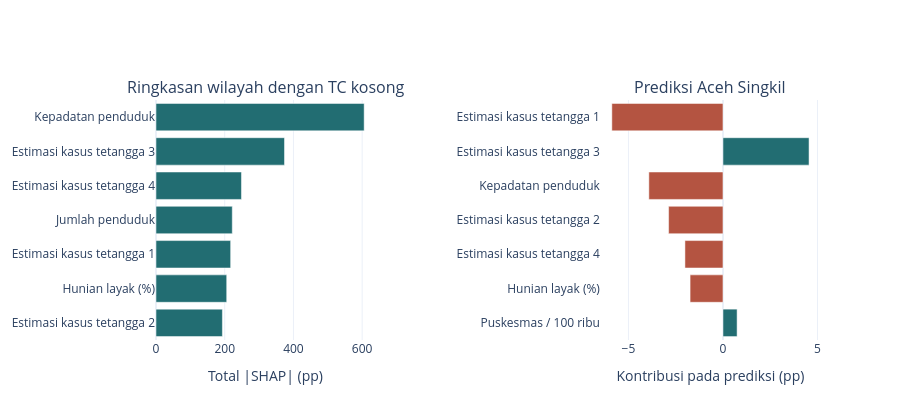

The cell this chart's notebook holds for it:
### Code cell
LABELS = {
    "penduduk_jiwa": "Jumlah penduduk",
    "kepadatan_jiwa_km2": "Kepadatan penduduk",
    "penduduk_miskin_pct": "Penduduk miskin (%)",
    "rt_hunian_layak_pct": "Hunian layak (%)",
    "puskesmas_per_100rb_penduduk": "Puskesmas / 100 ribu",
    "wilayah_kota": "Status kota",
}
for position in range(1, MAX_NEIGHBORS + 1):
    LABELS[f"kasus_tetangga_{position}"] = f"Estimasi kasus tetangga {position}"
    LABELS[f"laju_tetangga_{position}"] = f"Laju insiden tetangga {position}"

global_bars = importance.head(7).iloc[::-1]
local_bars = local_explanation["kontribusi_pp"].head(7).iloc[::-1]
fig = make_subplots(
    rows=1, cols=2,
    subplot_titles=("Ringkasan wilayah dengan TC kosong", f"Prediksi {example_name}"),
    horizontal_spacing=0.34,
)
fig.add_trace(go.Bar(
    x=global_bars.to_numpy(), y=[LABELS[key] for key in global_bars.index],
    orientation="h", marker_color="#226d72", hovertemplate="%{y}<br>%{x:.2f} pp<extra></extra>",
), row=1, col=1)
fig.add_trace(go.Bar(
    x=local_bars.to_numpy(), y=[LABELS[key] for key in local_bars.index],
    orientation="h", marker_color=["#226d72" if value >= 0 else "#b45441" for value in local_bars],
    hovertemplate="%{y}<br>%{x:+.2f} pp<extra></extra>",
), row=1, col=2)
fig.update_xaxes(title_text="Total |SHAP| (pp)", row=1, col=1)
fig.update_xaxes(title_text="Kontribusi pada prediksi (pp)", zeroline=True, row=1, col=2)
fig.update_yaxes(automargin=True)
fig.update_layout(height=420, showlegend=False, template="plotly_white")
display({
    "application/vnd.plotly.v1+json": json.loads(fig.to_json()),
    "text/plain": "Grafik SHAP global dan contoh lokal. Nilai lengkap tersedia di tabel.",
}, raw=True)

### Figure 1 — Plotly figure (JSON) as saved in the notebook; plotly's stock layout.template omitted (floating-point values rounded to 4 significant figures)
{"data": [{"hovertemplate": "%{y}<br>%{x:.2f} pp<extra></extra>", "marker": {"color": "#226d72"}, "orientation": "h", "type": "bar", "x": [193.3, 205.8, 217.2, 222.0, 248.7, 373.9, 605.8], "xaxis": "x", "y": ["Estimasi kasus tetangga 2", "Hunian layak (%)", "Estimasi kasus tetangga 1", "Jumlah penduduk", "Estimasi kasus tetangga 4", "Estimasi kasus tetangga 3", "Kepadatan penduduk"], "yaxis": "y"}, {"hovertemplate": "%{y}<br>%{x:+.2f} pp<extra></extra>", "marker": {"color": ["#226d72", "#b45441", "#b45441", "#b45441", "#b45441", "#226d72", "#b45441"]}, "orientation": "h", "type": "bar", "x": [0.7473, -1.739, -2.012, -2.876, -3.92, 4.553, -5.878], "xaxis": "x2", "y": ["Puskesmas / 100 ribu", "Hunian layak (%)", "Estimasi kasus tetangga 4", "Estimasi kasus tetangga 2", "Kepadatan penduduk", "Estimasi kasus tetangga 3", "Estimasi kasus tetangga 1"], "yaxis": "y2"}], "layout": {"annotations": [{"font": {"size": 16}, "showarrow": false, "text": "Ringkasan wilayah dengan TC kosong", "x": 0.165, "xanchor": "center", "xref": "paper", "y": 1, "yanchor": "bottom", "yref": "paper"}, {"font": {"size": 16}, "showarrow": false, "text": "Prediksi Aceh Singkil", "x": 0.835, "xanchor": "center", "xref": "paper", "y": 1, "yanchor": "bottom", "yref": "paper"}], "height": 420, "showlegend": false, "xaxis": {"anchor": "y", "domain": [0, 0.33], "title": {"text": "Total |SHAP| (pp)"}}, "xaxis2": {"anchor": "y2", "domain": [0.67, 1.0], "title": {"text": "Kontribusi pada prediksi (pp)"}, "zeroline": true}, "yaxis": {"anchor": "x", "automargin": true, "domain": [0, 1]}, "yaxis2": {"anchor": "x2", "automargin": true, "domain": [0, 1]}}}
